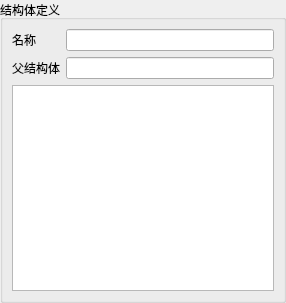
<?xml version="1.0" encoding="UTF-8"?>
<ui version="4.0">
  <class>StructDefinitionWidget</class>
  <widget class="QWidget" name="StructDefinitionWidget">
    <property name="geometry">
      <rect>
        <x>0</x>
        <y>0</y>
        <width>286</width>
        <height>303</height>
      </rect>
    </property>
    <property name="windowTitle">
      <string>结构体定义</string>
    </property>
    <layout class="QVBoxLayout" name="verticalLayout">
      <property name="leftMargin">
        <number>0</number>
      </property>
      <property name="topMargin">
        <number>0</number>
      </property>
      <property name="rightMargin">
        <number>0</number>
      </property>
      <property name="bottomMargin">
        <number>0</number>
      </property>
      <item>
        <widget class="QGroupBox" name="groupBox">
          <property name="title">
            <string>结构体定义</string>
          </property>
          <layout class="QGridLayout" name="gridLayout">
            <item row="0" column="0">
              <widget class="QLabel" name="label">
                <property name="text">
                  <string>名称</string>
                </property>
              </widget>
            </item>
            <item row="0" column="1">
              <widget class="QLineEdit" name="lineEdit" />
            </item>
            <item row="1" column="0">
              <widget class="QLabel" name="label_2">
                <property name="text">
                  <string>父结构体</string>
                </property>
              </widget>
            </item>
            <item row="1" column="1">
              <widget class="QLineEdit" name="lineEdit_2">
                <property name="text">
                  <string />
                </property>
              </widget>
            </item>
            <item row="2" column="0" colspan="2">
              <widget class="QTableView" name="tableView" />
            </item>
          </layout>
        </widget>
      </item>
    </layout>
  </widget>
  <resources />
  <connections />
</ui>
